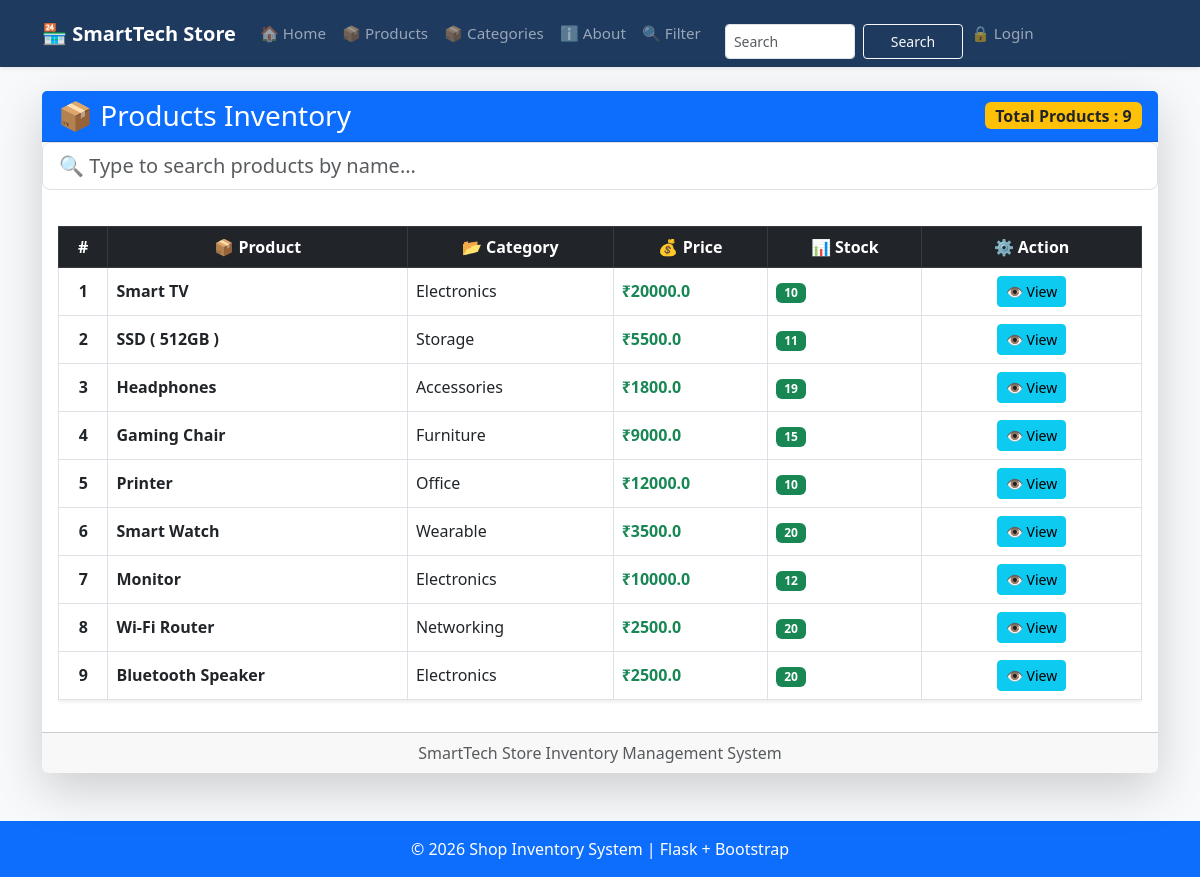
/products, run on an earlier commit of the app's database.
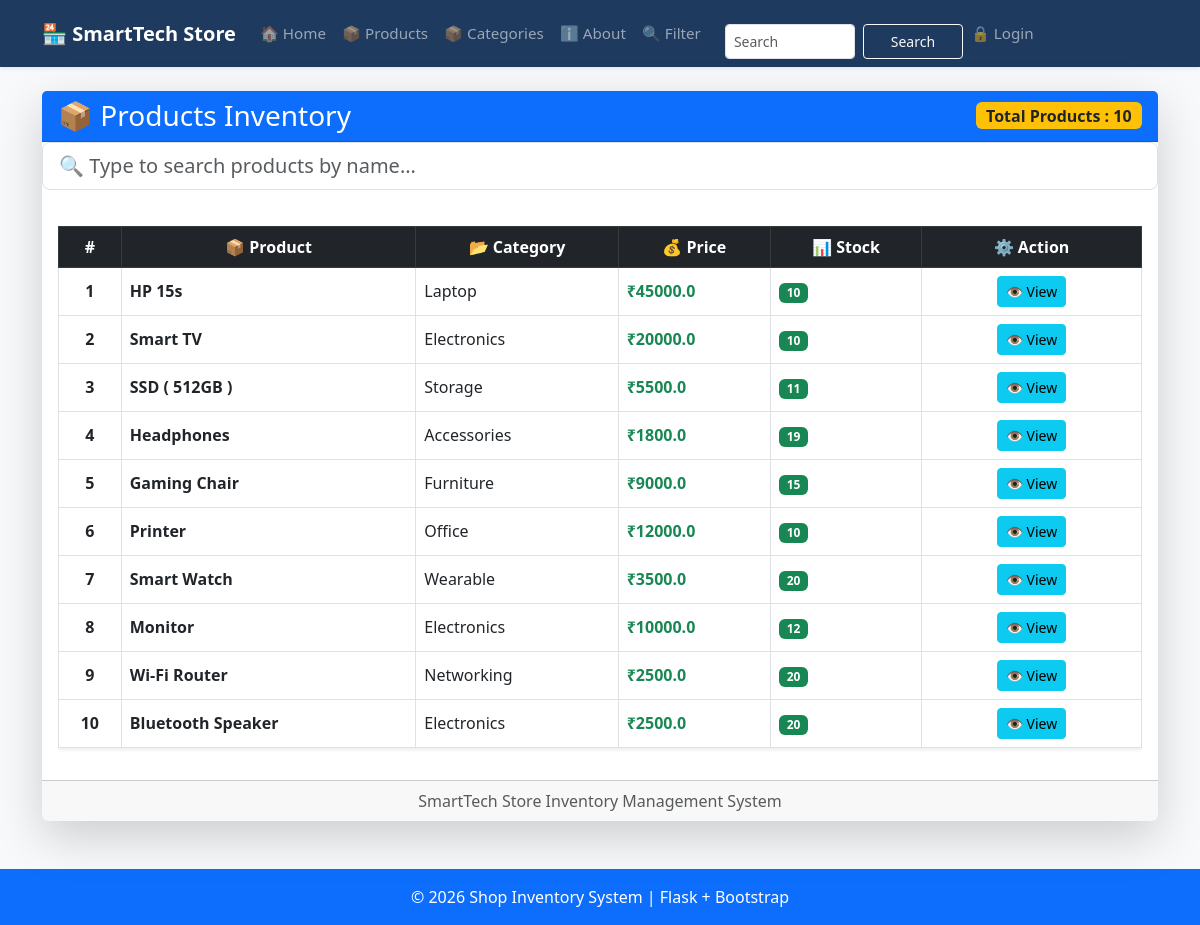
And on a later commit of the database.
### tables this page shows
CREATE TABLE products (
                    id INTEGER PRIMARY KEY AUTOINCREMENT,
                    name TEXT NOT NULL,
                    category TEXT NOT NULL,
                    price REAL NOT NULL,
                    stock INTEGER NOT NULL
                 );

### app.py (the view)
@app.route("/products")
def product():
    conn = get_db()
    products = conn.execute("SELECT * FROM products ORDER BY id DESC").fetchall()
    conn.close()
    return render_template("products.html", products=products)

### database.py (called while the page is built)
def get_db():
    conn = sqlite3.connect(DB_PATH)
    conn.row_factory = sqlite3.Row # To access columns by name
    return conn

### templates/products.html (shortened to what this page needs)
{% extends "base.html" %}
{% block content %}
<div class="card shadow-lg border-0">
    <div class="card-header bg-primary text-white d-flex justify-content-between align-items-center">
        <h3 class="mb-0">
            📦 Products Inventory
        </h3>
        <span class="badge bg-warning text-dark fs-6">
            Total Products : {{ products|length }}
        </span>
    </div>
<div class="mb-3">
    <input type="text"
           id="searchInput"
           class="form-control form-control-lg"
           placeholder="🔍 Type to search products by name...">
</div>
    <div class="card-body">
        <div class="table-responsive">
            <table class="table table-hover table-bordered align-middle shadow-sm">
                <thead class="table-dark text-center">
                    <tr>
                        <th>#</th>
                        <th>📦 Product</th>
                        <th>📂 Category</th>
                        <th>💰 Price</th>
                        <th>📊 Stock</th>
                        <th width="220">⚙ Action</th>
                    </tr>
                </thead>
                <tbody id="tableBody">
                {% for product in products %}
                <tr class="align-middle" data-name="{{ product.name|lower }}">
                    <td class="text-center fw-bold">
                        {{ loop.index }}
                    </td>
                    <td>
                        <strong>{{ product.name }}</strong>
                    </td>
                    <td>
                        {{ product.category }}
                    </td>
                    <td class="text-success fw-bold">
                        ₹{{ product.price }}
                    </td>
                    <td >
                        <span class="badge bg-success">
                            {{ product.stock }}
                        </span>
                    </td>
                    <td class="text-center">
                        <a href="{{ url_for('product_detail', id=product.id) }}"
                           class="btn btn-info btn-sm">
                            👁 View
                        </a>
                    </td>
                </tr>
                {% endfor %}
                </tbody>
            </table>
        </div>
    </div>
    <div class="card-footer text-center text-muted">
        SmartTech Store Inventory Management System
    </div>
</div>
{% endblock %}

What changed in the data, as far as the page shows it:
added products: name "HP 15s", category "Laptop", price "45000.0", stock "10"
Also different on the page:
{{ products|length }}: "9" → "10"
